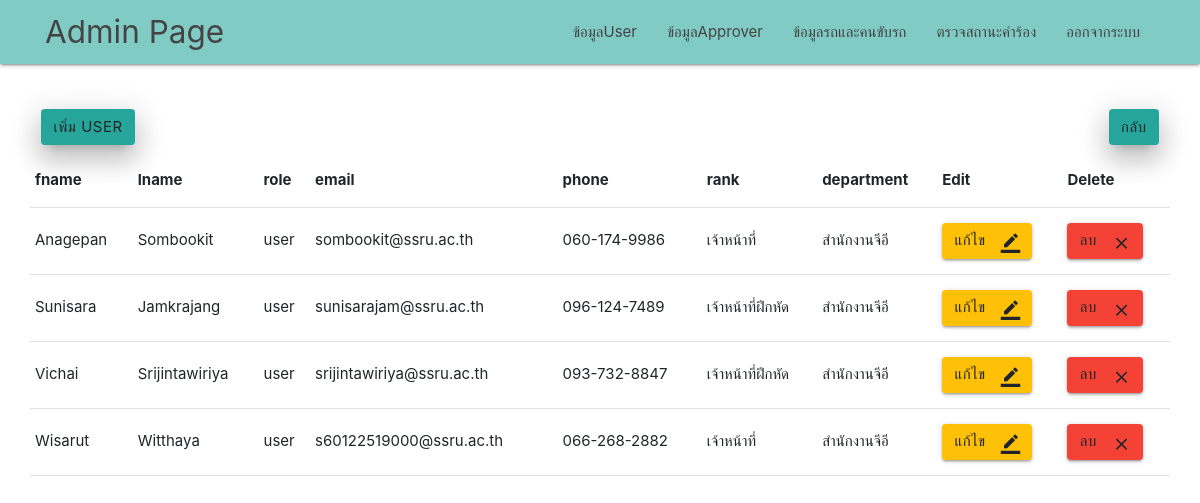
Screenshot of /admin/show_user.php (signed in) with the database file from the repository.
### tables this page shows
CREATE TABLE `user` (
  `id` varchar(255) NOT NULL,
  `password` text NOT NULL,
  `fname` text NOT NULL,
  `lname` text NOT NULL,
  `role` text NOT NULL,
  `email` text NOT NULL,
  `phone` text NOT NULL,
  `rank` text NOT NULL,
  `department` text NOT NULL
);

### admin/show_user.php (the view, shortened to what this page needs)
<?php
require './../server.php';
$sql = "SELECT * FROM user WHERE user.role = 'user' ORDER BY user.fname ASC";
$result = mysqli_query($connect, $sql);
?>
<!DOCTYPE html>
<html lang="en">
<head>
    <link href="../css/materialize.css" type="text/css" rel="stylesheet" media="screen,projection" />
    <link href="../css/style.css" type="text/css" rel="stylesheet" media="screen,projection" />
    <link rel="stylesheet" href="https://stackpath.bootstrapcdn.com/bootstrap/4.3.1/css/bootstrap.min.css">
</head>
<body>
    <nav class="teal lighten-3" role="navigation">
        <div class="nav-wrapper container">
            <a id="logo-container" href="admin_page.php" class="brand-logo">Admin Page</a>
            <ul class="right hide-on-med-and-down">
                <li><a href="show_user.php">ข้อมูลUser</a></li>
                <li><a href="show_approver.php">ข้อมูลApprover</a></li>
                <li><a href="show_driver_car.php">ข้อมูลรถและคนขับรถ</a></li>
                <li><a href="request_form.php">ตรวจสถานะคำร้อง</a></li>
                <li><a href="../login.php">ออกจากระบบ</a></li>
            </ul>
        </div>
    </nav>
    <div class="container">
        <div class="row">
            <div class="col 6">
                <br><br>
                <div style="text-align:left">
                    <a href="form_add_user.php?<?php echo base64_encode("resu_role") ?>=<?php echo base64_encode("user") ?>&?!@$!@$asfqegg12#$&$^2=<?php echo base64_decode("sadgqeghyef") ?>" class="btn waves-effect waves-light teal lighten-1 z-depth-4">เพิ่ม user</a>
                </div>
            </div>
            <div class="col 6">
                <br><br>
                <div style="text-align:right">
                    <a href="admin_page.php" class="btn waves-effect waves-light teal lighten-1 z-depth-4">กลับ</a>
                </div>
            </div>
            <br><br><br><br>
            <table class="responsive-table">
                <thead>
                    <tr>
                        <th>fname</th>
                        <th>lname</th>
                        <th>role</th>
                        <th>email</th>
                        <th>phone</th>
                        <th>rank</th>
                        <th>department</th>
                        <th>Edit</th>
                        <th>Delete</th>
                    </tr>
                </thead>
                <tbody>
                    <?php while ($row = mysqli_fetch_array($result)) {  ?>
                        <tr>
                            <td><?php echo $row['fname'] ?></td>
                            <td><?php echo $row['lname'] ?></td>
                            <td><?php echo $row['role'] ?></td>
                            <td><?php echo $row['email'] ?></td>
                            <td><?php echo $row['phone'] ?></td>
                            <td><?php echo $row['rank'] ?></td>
                            <td><?php echo $row['department'] ?></td>
                            <td>
                                <a href="form_edit_user.php?user=<?php echo base64_encode($row['id']) ?>&?!@#^!=<?php echo base64_encode("ASFEBHRWHRYNRaefgqwm98456") ?>">
                                    <button type="submit" class="btn amber darken-4-effect amber darken-4-light">แก้ไข
                                        <i class="material-icons right">border_color</i>
                                    </button>
                                </a>
                            </td>
                            <td>
                                <a>
                                    <button id="lob" type="submit" class="btn red accent-4-effect red accent-4-light">ลบ
                                        <i class="material-icons right">close</i>
                                    </button>
                                </a>
                            </td>
                        </tr>
                    <?php } ?>
                </tbody>
            </table>
        </div>
    </div>
</body>
</html>

### css/style.css (style rules this page uses)
nav ul a, nav .brand-logo { color: #444; }

### rows the page displays
user: fname "Anagepan", lname "Sombookit", role "user", email "sombookit@ssru.ac.th", phone "060-174-9986", rank "เจ้าหน้าที่", department "สำนักงานจีอี"
user: fname "Sunisara", lname "Jamkrajang", role "user", email "sunisarajam@ssru.ac.th", phone "096-124-7489", rank "เจ้าหน้าที่ฝึกหัด", department "สำนักงานจีอี"
user: fname "Vichai", lname "Srijintawiriya", role "user", email "srijintawiriya@ssru.ac.th", phone "093-732-8847", rank "เจ้าหน้าที่ฝึกหัด", department "สำนักงานจีอี"
user: fname "Wisarut", lname "Witthaya", role "user", email "s60122519000@ssru.ac.th", phone "066-268-2882", rank "เจ้าหน้าที่", department "สำนักงานจีอี"
